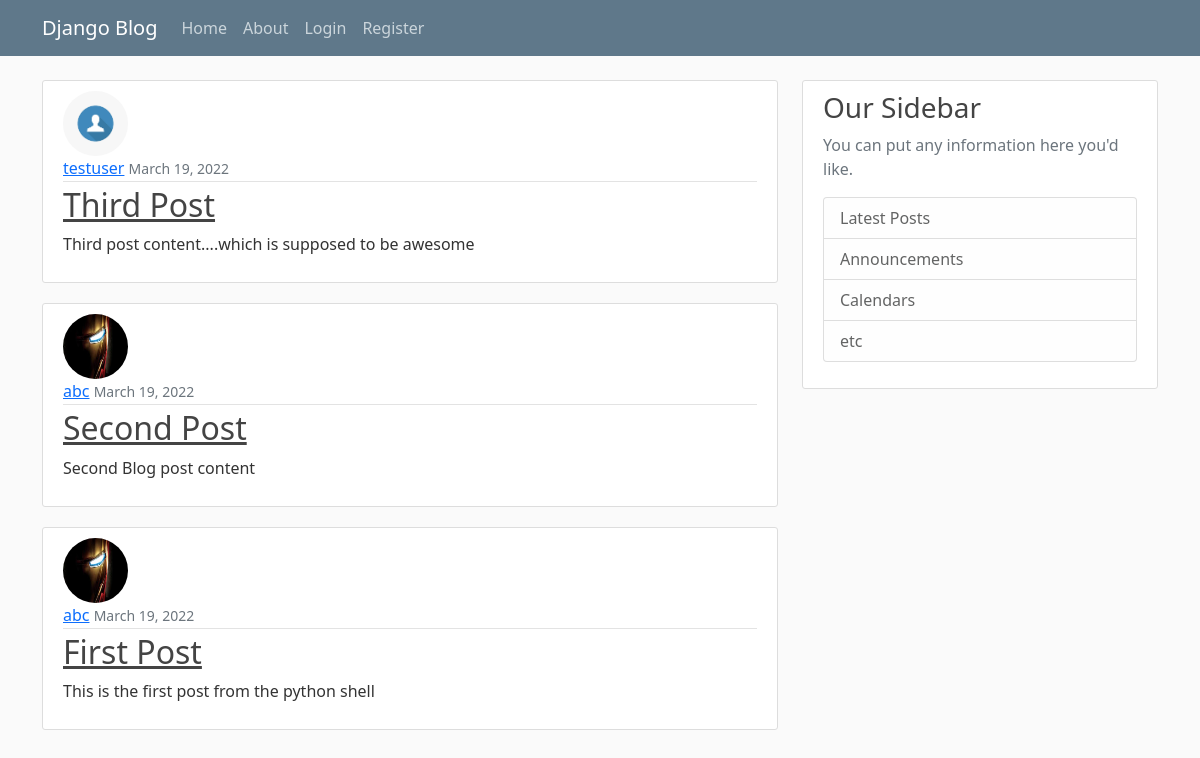
Page /blog/ on the earlier database version.
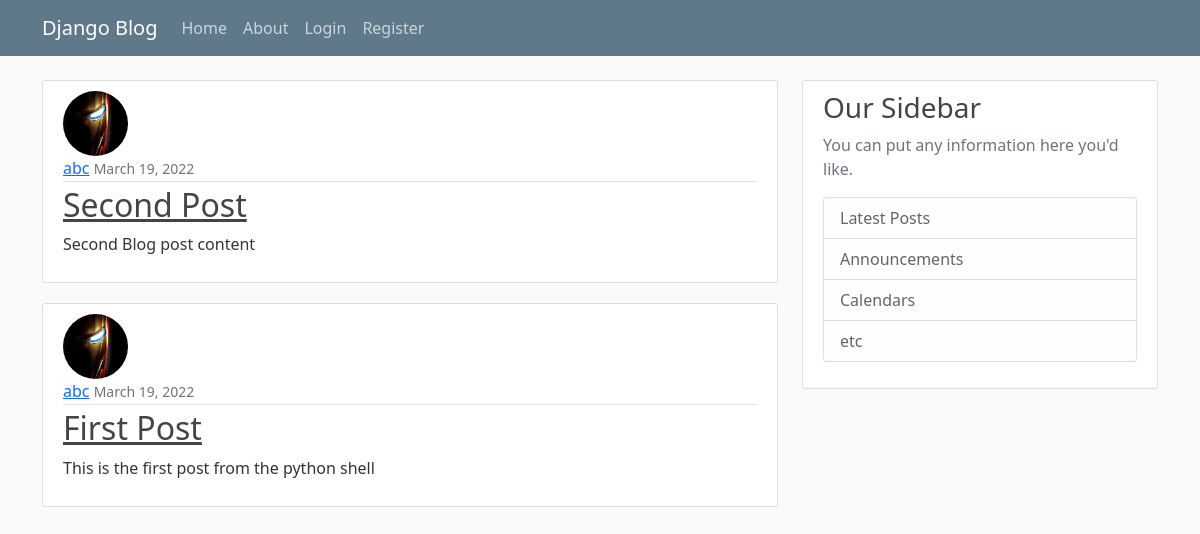
Same page on the later database version.
### blog/models.py (models this page shows, shortened)
class Post(models.Model):
    title = models.CharField(max_length=100)
    content = models.TextField()
    date_posted = models.DateTimeField(default=timezone.now)
    author = models.ForeignKey(User, on_delete=models.CASCADE)
    """
    After implementing the create post class - the error thrown is specify the
    absolute url. So to implement that we are writing the method.
    """

### users/models.py (models this page shows, shortened)
class Profile(models.Model):
    user = models.OneToOneField(User, on_delete=models.CASCADE)
    image = models.ImageField(default='default.jpg', upload_to='profile_pics')

### blog/views.py (the view)
# urls.py: path('', views.PostListView.as_view(), name='blog-home'),
class PostListView(ListView):
    model = Post
    template_name = 'blog/home.html'
    context_object_name = 'posts'  # default name is object.
    ordering = ['-date_posted']
    paginate_by = 6

### blog/templates/blog/home.html
{% extends 'blog/base.html' %}
{% block content %}
    {% for post in posts %}
        <article class="media content-section">
            <img class="rounded-circle article-img" src="{{ post.author.profile.image.url }}">
          <div class="media-body">
            <div class="article-metadata">
              <a class="mr-2" href="#">{{ post.author }}</a>
              <small class="text-muted">{{ post.date_posted | date:"F d, Y" }}</small>
            </div>
            <h2><a class="article-title" href="{% url 'post-detail' post.id %}">{{ post.title }}</a></h2>
            <p class="article-content">{{ post.content }}</p>
          </div>
        </article>
    {% endfor %}
{% endblock content %}

Differences in the rows shown:
removed Post: author.profile.image (placeholder picture), author "testuser", date_posted "March 19, 2022", title "Third Post", content "Third post content....which is supposed to be awesome"
